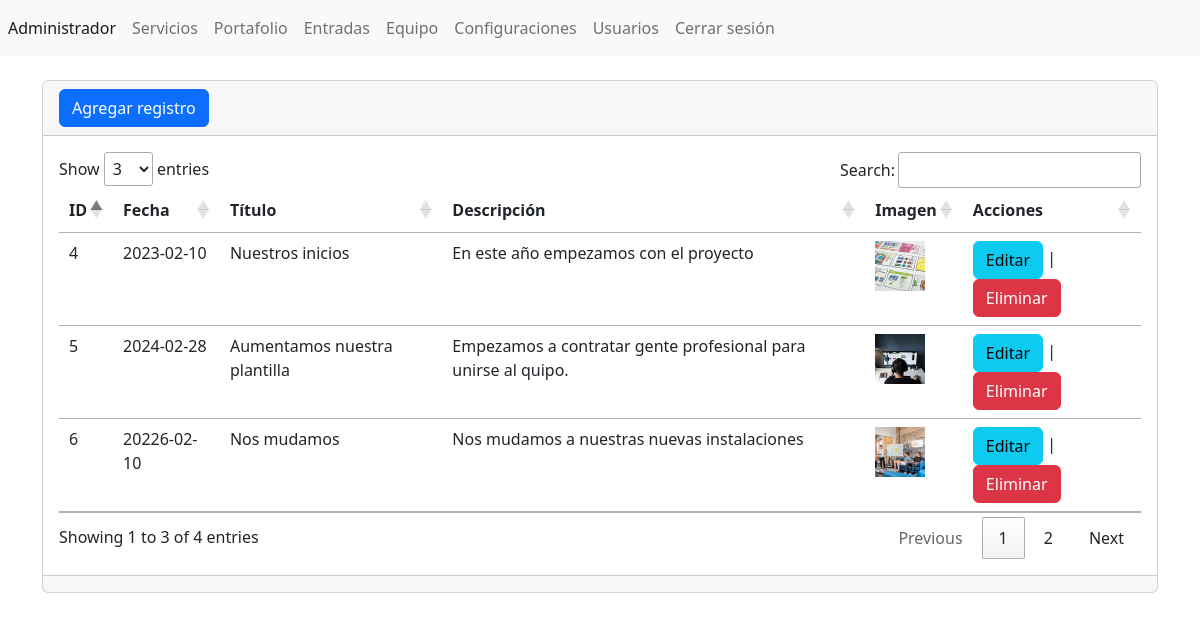
Page /admin/secciones/entradas/index.php (signed in) on the committed database.
### tables this page shows
CREATE TABLE `tbl_entradas` (
  `ID` int(11) NOT NULL,
  `fecha` varchar(255) NOT NULL,
  `titulo` varchar(255) NOT NULL,
  `descripcion` varchar(255) NOT NULL,
  `imagen` varchar(255) NOT NULL
);

### admin/secciones/entradas/index.php (the view, shortened to what this page needs)
<?php
include("../../bd.php");
$sentencia=$conexion->prepare("SELECT * FROM `tbl_entradas`");
$sentencia->execute();
$lista_entradas=$sentencia->fetchAll(PDO::FETCH_ASSOC);
include("../../templates/header.php");
?>
<div class="card">
    <div class="card-header">
    <a name="" id="" class="btn btn-primary" href="crear.php" role="button">Agregar registro</a>
    </div>
    <div class="card-body">
    <div class="table-responsive-sm">
        <table class="table">
            <thead>
                <tr>
                    <th scope="col">ID</th>
                    <th scope="col">Fecha</th>
                    <th scope="col">Título</th>
                    <th scope="col">Descripción</th>
                    <th scope="col">Imagen</th>
                    <th scope="col">Acciones</th>
                </tr>
            </thead>
            <tbody>
            <?php foreach($lista_entradas as $registros){ ?>
                <tr class="">
                    <td ><?php echo $registros['ID'];?></td>
                    <td><?php echo $registros['fecha'];?></td>
                    <td><?php echo $registros['titulo'];?></td>
                    <td><?php echo $registros['descripcion'];?></td>
                    <td> <img width="50" src="../../../assets/img/about/<?php echo $registros['imagen'];?>" /></td>
                    <td>
                    <a name="" id="" class="btn btn-info" href="editar.php?txtID=<?php echo $registros['ID']; ?>" role="button">Editar</a>
                        |
                        <a name="" id="" class="btn btn-danger" href="index.php?txtID=<?php echo $registros['ID']; ?>" role="button">Eliminar</a></td>
                </tr>
               <?php } ?>
            </tbody>
        </table>
    </div>
    </div>
    <div class="card-footer text-muted">
    </div>
</div>
<?php include("../../templates/footer.php"); ?>

### rows in the picture
tbl_entradas: ID "4", fecha "2023-02-10", titulo "Nuestros inicios", descripcion "En este año empezamos con el proyecto", imagen (picture)
tbl_entradas: ID "5", fecha "2024-02-28", titulo "Aumentamos nuestra plantilla", descripcion "Empezamos a contratar gente profesional para unirse al quipo.", imagen (picture)
tbl_entradas: ID "6", fecha "20226-02-10", titulo "Nos mudamos", descripcion "Nos mudamos a nuestras nuevas instalaciones", imagen (picture)
